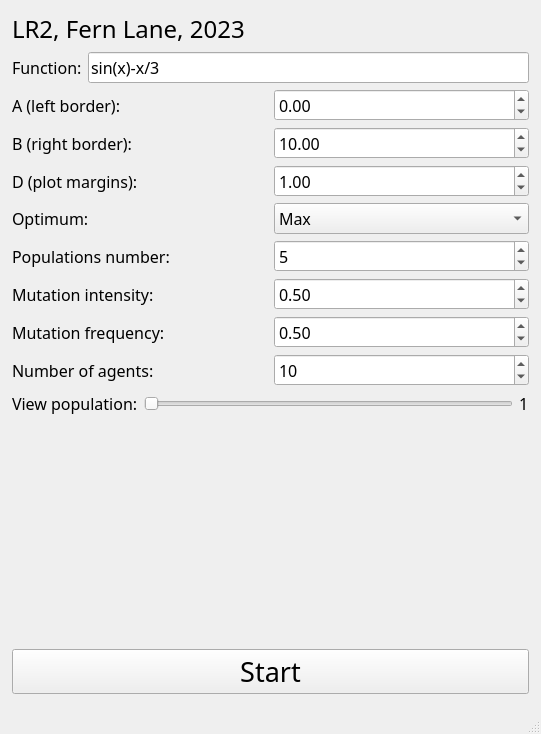
<?xml version="1.0" encoding="UTF-8"?>
<ui version="4.0">
 <author>Fern Lane</author>
 <class>MainWindow</class>
 <widget class="QMainWindow" name="MainWindow">
  <property name="geometry">
   <rect>
    <x>0</x>
    <y>0</y>
    <width>541</width>
    <height>734</height>
   </rect>
  </property>
  <property name="font">
   <font>
    <family>Calibri Light</family>
    <pointsize>12</pointsize>
   </font>
  </property>
  <property name="windowTitle">
   <string>IIvMobS LR2</string>
  </property>
  <property name="layoutDirection">
   <enum>Qt::LeftToRight</enum>
  </property>
  <widget class="QWidget" name="centralwidget">
   <layout class="QVBoxLayout" name="verticalLayout_2">
    <property name="leftMargin">
     <number>12</number>
    </property>
    <property name="topMargin">
     <number>12</number>
    </property>
    <property name="rightMargin">
     <number>12</number>
    </property>
    <property name="bottomMargin">
     <number>12</number>
    </property>
    <item>
     <layout class="QVBoxLayout" name="verticalLayout">
      <item>
       <widget class="QLabel" name="app_title">
        <property name="font">
         <font>
          <pointsize>18</pointsize>
         </font>
        </property>
        <property name="text">
         <string>LR2, Fern Lane, 2023</string>
        </property>
       </widget>
      </item>
     </layout>
    </item>
    <item>
     <layout class="QHBoxLayout" name="horizontalLayout_7">
      <item>
       <widget class="QLabel" name="label_10">
        <property name="text">
         <string>Function:</string>
        </property>
       </widget>
      </item>
      <item>
       <widget class="QLineEdit" name="lineEdit">
        <property name="text">
         <string>sin(x)-x/3</string>
        </property>
       </widget>
      </item>
     </layout>
    </item>
    <item>
     <layout class="QGridLayout" name="gridLayout">
      <item row="0" column="0">
       <widget class="QLabel" name="label">
        <property name="text">
         <string>A (left border):</string>
        </property>
       </widget>
      </item>
      <item row="0" column="1">
       <widget class="QDoubleSpinBox" name="doubleSpinBox">
        <property name="minimum">
         <double>-1000.000000000000000</double>
        </property>
        <property name="maximum">
         <double>1000.000000000000000</double>
        </property>
        <property name="singleStep">
         <double>0.500000000000000</double>
        </property>
       </widget>
      </item>
      <item row="1" column="0">
       <widget class="QLabel" name="label_2">
        <property name="text">
         <string>B (right border):</string>
        </property>
       </widget>
      </item>
      <item row="2" column="0">
       <widget class="QLabel" name="label_3">
        <property name="text">
         <string>D (plot margins):</string>
        </property>
       </widget>
      </item>
      <item row="1" column="1">
       <widget class="QDoubleSpinBox" name="doubleSpinBox_2">
        <property name="minimum">
         <double>-1000.000000000000000</double>
        </property>
        <property name="maximum">
         <double>1000.000000000000000</double>
        </property>
        <property name="singleStep">
         <double>0.500000000000000</double>
        </property>
        <property name="value">
         <double>10.000000000000000</double>
        </property>
       </widget>
      </item>
      <item row="2" column="1">
       <widget class="QDoubleSpinBox" name="doubleSpinBox_3">
        <property name="maximum">
         <double>100.000000000000000</double>
        </property>
        <property name="singleStep">
         <double>0.100000000000000</double>
        </property>
        <property name="value">
         <double>1.000000000000000</double>
        </property>
       </widget>
      </item>
     </layout>
    </item>
    <item>
     <layout class="QHBoxLayout" name="horizontalLayout">
      <item>
       <widget class="QLabel" name="label_4">
        <property name="text">
         <string>Optimum:</string>
        </property>
       </widget>
      </item>
      <item>
       <widget class="QComboBox" name="comboBox">
        <item>
         <property name="text">
          <string>Max</string>
         </property>
        </item>
        <item>
         <property name="text">
          <string>Min</string>
         </property>
        </item>
       </widget>
      </item>
     </layout>
    </item>
    <item>
     <layout class="QHBoxLayout" name="horizontalLayout_2">
      <item>
       <widget class="QLabel" name="label_5">
        <property name="text">
         <string>Populations number:</string>
        </property>
       </widget>
      </item>
      <item>
       <widget class="QSpinBox" name="spinBox">
        <property name="minimum">
         <number>1</number>
        </property>
        <property name="maximum">
         <number>1000</number>
        </property>
        <property name="value">
         <number>5</number>
        </property>
       </widget>
      </item>
     </layout>
    </item>
    <item>
     <layout class="QHBoxLayout" name="horizontalLayout_3">
      <item>
       <widget class="QLabel" name="label_6">
        <property name="text">
         <string>Mutation intensity:</string>
        </property>
       </widget>
      </item>
      <item>
       <widget class="QDoubleSpinBox" name="doubleSpinBox_4">
        <property name="maximum">
         <double>1.000000000000000</double>
        </property>
        <property name="singleStep">
         <double>0.100000000000000</double>
        </property>
        <property name="value">
         <double>0.500000000000000</double>
        </property>
       </widget>
      </item>
     </layout>
    </item>
    <item>
     <layout class="QHBoxLayout" name="horizontalLayout_4">
      <item>
       <widget class="QLabel" name="label_7">
        <property name="text">
         <string>Mutation frequency:</string>
        </property>
       </widget>
      </item>
      <item>
       <widget class="QDoubleSpinBox" name="doubleSpinBox_5">
        <property name="maximum">
         <double>1.000000000000000</double>
        </property>
        <property name="singleStep">
         <double>0.100000000000000</double>
        </property>
        <property name="value">
         <double>0.500000000000000</double>
        </property>
       </widget>
      </item>
     </layout>
    </item>
    <item>
     <layout class="QHBoxLayout" name="horizontalLayout_5">
      <item>
       <widget class="QLabel" name="label_8">
        <property name="text">
         <string>Number of agents:</string>
        </property>
       </widget>
      </item>
      <item>
       <widget class="QSpinBox" name="spinBox_2">
        <property name="minimum">
         <number>1</number>
        </property>
        <property name="maximum">
         <number>1000</number>
        </property>
        <property name="value">
         <number>10</number>
        </property>
       </widget>
      </item>
     </layout>
    </item>
    <item>
     <layout class="QHBoxLayout" name="horizontalLayout_6">
      <item>
       <widget class="QLabel" name="label_9">
        <property name="text">
         <string>View population:</string>
        </property>
       </widget>
      </item>
      <item>
       <widget class="QSlider" name="horizontalSlider">
        <property name="minimum">
         <number>0</number>
        </property>
        <property name="maximum">
         <number>0</number>
        </property>
        <property name="tracking">
         <bool>true</bool>
        </property>
        <property name="orientation">
         <enum>Qt::Horizontal</enum>
        </property>
        <property name="tickPosition">
         <enum>QSlider::NoTicks</enum>
        </property>
       </widget>
      </item>
      <item>
       <widget class="QLabel" name="label_11">
        <property name="text">
         <string>1</string>
        </property>
       </widget>
      </item>
     </layout>
    </item>
    <item>
     <widget class="QWidget" name="widget" native="true">
      <property name="sizePolicy">
       <sizepolicy hsizetype="Expanding" vsizetype="Expanding">
        <horstretch>0</horstretch>
        <verstretch>0</verstretch>
       </sizepolicy>
      </property>
     </widget>
    </item>
    <item>
     <widget class="QPushButton" name="pushButton">
      <property name="font">
       <font>
        <pointsize>20</pointsize>
       </font>
      </property>
      <property name="text">
       <string>Start</string>
      </property>
     </widget>
    </item>
   </layout>
  </widget>
  <widget class="QMenuBar" name="menubar">
   <property name="geometry">
    <rect>
     <x>0</x>
     <y>0</y>
     <width>541</width>
     <height>21</height>
    </rect>
   </property>
  </widget>
  <widget class="QStatusBar" name="statusbar"/>
 </widget>
 <resources/>
 <connections/>
</ui>
